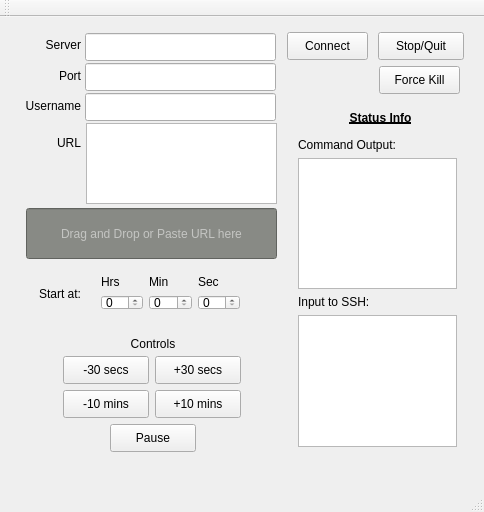
<?xml version="1.0" encoding="UTF-8"?>
<ui version="4.0">
 <class>MainWindow</class>
 <widget class="QMainWindow" name="MainWindow">
  <property name="geometry">
   <rect>
    <x>0</x>
    <y>0</y>
    <width>484</width>
    <height>512</height>
   </rect>
  </property>
  <property name="windowTitle">
   <string>MainWindow</string>
  </property>
  <widget class="QWidget" name="centralWidget">
   <widget class="QLineEdit" name="lineEdit_server">
    <property name="geometry">
     <rect>
      <x>85</x>
      <y>16</y>
      <width>191</width>
      <height>28</height>
     </rect>
    </property>
    <property name="whatsThis">
     <string>&lt;html&gt;&lt;head/&gt;&lt;body&gt;&lt;p&gt;&lt;br/&gt;&lt;/p&gt;&lt;/body&gt;&lt;/html&gt;</string>
    </property>
   </widget>
   <widget class="QLabel" name="label">
    <property name="geometry">
     <rect>
      <x>15</x>
      <y>18</y>
      <width>66</width>
      <height>20</height>
     </rect>
    </property>
    <property name="layoutDirection">
     <enum>Qt::LeftToRight</enum>
    </property>
    <property name="text">
     <string>Server</string>
    </property>
    <property name="alignment">
     <set>Qt::AlignRight|Qt::AlignTrailing|Qt::AlignVCenter</set>
    </property>
   </widget>
   <widget class="QLineEdit" name="lineEdit_port">
    <property name="geometry">
     <rect>
      <x>85</x>
      <y>46</y>
      <width>191</width>
      <height>28</height>
     </rect>
    </property>
    <property name="whatsThis">
     <string>&lt;html&gt;&lt;head/&gt;&lt;body&gt;&lt;p&gt;&lt;br/&gt;&lt;/p&gt;&lt;/body&gt;&lt;/html&gt;</string>
    </property>
   </widget>
   <widget class="QLabel" name="label_2">
    <property name="geometry">
     <rect>
      <x>15</x>
      <y>49</y>
      <width>66</width>
      <height>20</height>
     </rect>
    </property>
    <property name="layoutDirection">
     <enum>Qt::LeftToRight</enum>
    </property>
    <property name="text">
     <string>Port</string>
    </property>
    <property name="alignment">
     <set>Qt::AlignRight|Qt::AlignTrailing|Qt::AlignVCenter</set>
    </property>
   </widget>
   <widget class="QLineEdit" name="lineEdit_user">
    <property name="geometry">
     <rect>
      <x>85</x>
      <y>76</y>
      <width>191</width>
      <height>28</height>
     </rect>
    </property>
    <property name="whatsThis">
     <string>&lt;html&gt;&lt;head/&gt;&lt;body&gt;&lt;p&gt;&lt;br/&gt;&lt;/p&gt;&lt;/body&gt;&lt;/html&gt;</string>
    </property>
   </widget>
   <widget class="QLabel" name="label_3">
    <property name="geometry">
     <rect>
      <x>10</x>
      <y>79</y>
      <width>71</width>
      <height>20</height>
     </rect>
    </property>
    <property name="layoutDirection">
     <enum>Qt::LeftToRight</enum>
    </property>
    <property name="text">
     <string>Username</string>
    </property>
    <property name="alignment">
     <set>Qt::AlignRight|Qt::AlignTrailing|Qt::AlignVCenter</set>
    </property>
   </widget>
   <widget class="QPlainTextEdit" name="plainTextEdit_url">
    <property name="geometry">
     <rect>
      <x>86</x>
      <y>106</y>
      <width>191</width>
      <height>81</height>
     </rect>
    </property>
   </widget>
   <widget class="QLabel" name="label_4">
    <property name="geometry">
     <rect>
      <x>10</x>
      <y>116</y>
      <width>71</width>
      <height>20</height>
     </rect>
    </property>
    <property name="layoutDirection">
     <enum>Qt::LeftToRight</enum>
    </property>
    <property name="text">
     <string>URL</string>
    </property>
    <property name="alignment">
     <set>Qt::AlignRight|Qt::AlignTrailing|Qt::AlignVCenter</set>
    </property>
   </widget>
   <widget class="QLabel" name="label_8">
    <property name="geometry">
     <rect>
      <x>10</x>
      <y>267</y>
      <width>71</width>
      <height>20</height>
     </rect>
    </property>
    <property name="layoutDirection">
     <enum>Qt::LeftToRight</enum>
    </property>
    <property name="text">
     <string>Start at:</string>
    </property>
    <property name="alignment">
     <set>Qt::AlignRight|Qt::AlignTrailing|Qt::AlignVCenter</set>
    </property>
   </widget>
   <widget class="QPushButton" name="pushButton_stop">
    <property name="geometry">
     <rect>
      <x>378</x>
      <y>15</y>
      <width>86</width>
      <height>28</height>
     </rect>
    </property>
    <property name="text">
     <string>Stop/Quit</string>
    </property>
    <property name="shortcut">
     <string>Q</string>
    </property>
   </widget>
   <widget class="QWidget" name="layoutWidget">
    <property name="geometry">
     <rect>
      <x>90</x>
      <y>247</y>
      <width>161</width>
      <height>57</height>
     </rect>
    </property>
    <layout class="QGridLayout" name="gridLayout">
     <item row="0" column="0">
      <widget class="QLabel" name="label_5">
       <property name="text">
        <string>Hrs</string>
       </property>
      </widget>
     </item>
     <item row="0" column="1">
      <widget class="QLabel" name="label_6">
       <property name="text">
        <string>Min</string>
       </property>
      </widget>
     </item>
     <item row="0" column="2">
      <widget class="QLabel" name="label_7">
       <property name="text">
        <string>Sec</string>
       </property>
      </widget>
     </item>
     <item row="1" column="0">
      <widget class="QSpinBox" name="spinBox_hrs"/>
     </item>
     <item row="1" column="1">
      <widget class="QSpinBox" name="spinBox_mins">
       <property name="maximum">
        <number>59</number>
       </property>
      </widget>
     </item>
     <item row="1" column="2">
      <widget class="QSpinBox" name="spinBox_secs">
       <property name="maximum">
        <number>59</number>
       </property>
      </widget>
     </item>
    </layout>
   </widget>
   <widget class="QLabel" name="label_9">
    <property name="geometry">
     <rect>
      <x>120</x>
      <y>317</y>
      <width>66</width>
      <height>20</height>
     </rect>
    </property>
    <property name="text">
     <string>Controls</string>
    </property>
    <property name="alignment">
     <set>Qt::AlignCenter</set>
    </property>
   </widget>
   <widget class="QPushButton" name="pushButton_kill">
    <property name="geometry">
     <rect>
      <x>379</x>
      <y>49</y>
      <width>81</width>
      <height>28</height>
     </rect>
    </property>
    <property name="text">
     <string>Force Kill</string>
    </property>
    <property name="shortcut">
     <string>K</string>
    </property>
   </widget>
   <widget class="QPushButton" name="pushButton_n30s">
    <property name="geometry">
     <rect>
      <x>63</x>
      <y>339</y>
      <width>86</width>
      <height>28</height>
     </rect>
    </property>
    <property name="text">
     <string>-30 secs</string>
    </property>
    <property name="shortcut">
     <string>Left</string>
    </property>
    <property name="autoRepeat">
     <bool>true</bool>
    </property>
    <property name="autoRepeatDelay">
     <number>1000</number>
    </property>
   </widget>
   <widget class="QPushButton" name="pushButton_p30s">
    <property name="geometry">
     <rect>
      <x>155</x>
      <y>339</y>
      <width>86</width>
      <height>28</height>
     </rect>
    </property>
    <property name="text">
     <string>+30 secs</string>
    </property>
    <property name="shortcut">
     <string>Right</string>
    </property>
    <property name="autoRepeat">
     <bool>true</bool>
    </property>
    <property name="autoRepeatDelay">
     <number>1000</number>
    </property>
   </widget>
   <widget class="QPushButton" name="pushButton_n10m">
    <property name="geometry">
     <rect>
      <x>63</x>
      <y>373</y>
      <width>86</width>
      <height>28</height>
     </rect>
    </property>
    <property name="text">
     <string>-10 mins</string>
    </property>
    <property name="shortcut">
     <string>Down</string>
    </property>
    <property name="autoRepeat">
     <bool>true</bool>
    </property>
    <property name="autoRepeatDelay">
     <number>1000</number>
    </property>
   </widget>
   <widget class="QPushButton" name="pushButton_p10m">
    <property name="geometry">
     <rect>
      <x>155</x>
      <y>373</y>
      <width>86</width>
      <height>28</height>
     </rect>
    </property>
    <property name="text">
     <string>+10 mins</string>
    </property>
    <property name="shortcut">
     <string>Up</string>
    </property>
    <property name="autoRepeat">
     <bool>true</bool>
    </property>
    <property name="autoRepeatDelay">
     <number>1000</number>
    </property>
   </widget>
   <widget class="QPushButton" name="pushButton_pause">
    <property name="geometry">
     <rect>
      <x>110</x>
      <y>407</y>
      <width>86</width>
      <height>28</height>
     </rect>
    </property>
    <property name="text">
     <string>Pause</string>
    </property>
    <property name="shortcut">
     <string>Space</string>
    </property>
    <property name="autoRepeat">
     <bool>true</bool>
    </property>
    <property name="autoRepeatDelay">
     <number>1000</number>
    </property>
   </widget>
   <widget class="QLineEdit" name="lineEdit_dragdropurl">
    <property name="geometry">
     <rect>
      <x>26</x>
      <y>191</y>
      <width>251</width>
      <height>51</height>
     </rect>
    </property>
    <property name="toolTip">
     <string>&lt;html&gt;&lt;head/&gt;&lt;body&gt;&lt;p&gt;&lt;br/&gt;&lt;/p&gt;&lt;/body&gt;&lt;/html&gt;</string>
    </property>
    <property name="whatsThis">
     <string>&lt;html&gt;&lt;head/&gt;&lt;body&gt;&lt;p&gt;&lt;br/&gt;&lt;/p&gt;&lt;/body&gt;&lt;/html&gt;</string>
    </property>
    <property name="autoFillBackground">
     <bool>false</bool>
    </property>
    <property name="styleSheet">
     <string notr="true">background-color: rgb(136, 138, 133);
color: rgb(255, 255, 255);</string>
    </property>
    <property name="alignment">
     <set>Qt::AlignCenter</set>
    </property>
    <property name="placeholderText">
     <string>Drag and Drop or Paste URL here</string>
    </property>
    <property name="cursorMoveStyle">
     <enum>Qt::LogicalMoveStyle</enum>
    </property>
   </widget>
   <widget class="QPushButton" name="pushButton_localconnect">
    <property name="geometry">
     <rect>
      <x>287</x>
      <y>15</y>
      <width>81</width>
      <height>28</height>
     </rect>
    </property>
    <property name="layoutDirection">
     <enum>Qt::LeftToRight</enum>
    </property>
    <property name="text">
     <string>Connect</string>
    </property>
    <property name="shortcut">
     <string>C</string>
    </property>
   </widget>
   <widget class="QLabel" name="label_10">
    <property name="geometry">
     <rect>
      <x>340</x>
      <y>90</y>
      <width>81</width>
      <height>21</height>
     </rect>
    </property>
    <property name="font">
     <font>
      <weight>75</weight>
      <italic>false</italic>
      <bold>true</bold>
      <underline>true</underline>
     </font>
    </property>
    <property name="text">
     <string>Status Info</string>
    </property>
    <property name="alignment">
     <set>Qt::AlignCenter</set>
    </property>
   </widget>
   <widget class="QWidget" name="">
    <property name="geometry">
     <rect>
      <x>287</x>
      <y>110</y>
      <width>181</width>
      <height>331</height>
     </rect>
    </property>
    <layout class="QVBoxLayout" name="verticalLayout">
     <item>
      <widget class="QLabel" name="label_11">
       <property name="text">
        <string>Command Output:</string>
       </property>
      </widget>
     </item>
     <item>
      <widget class="QTextEdit" name="textEdit_stdout"/>
     </item>
     <item>
      <widget class="QLabel" name="label_12">
       <property name="text">
        <string>Input to SSH:</string>
       </property>
      </widget>
     </item>
     <item>
      <widget class="QTextEdit" name="textEdit_debugout"/>
     </item>
    </layout>
   </widget>
  </widget>
  <widget class="QMenuBar" name="menuBar">
   <property name="geometry">
    <rect>
     <x>0</x>
     <y>0</y>
     <width>484</width>
     <height>25</height>
    </rect>
   </property>
  </widget>
  <widget class="QToolBar" name="mainToolBar">
   <attribute name="toolBarArea">
    <enum>TopToolBarArea</enum>
   </attribute>
   <attribute name="toolBarBreak">
    <bool>false</bool>
   </attribute>
  </widget>
  <widget class="QStatusBar" name="statusBar"/>
 </widget>
 <layoutdefault spacing="6" margin="11"/>
 <resources/>
 <connections/>
</ui>
